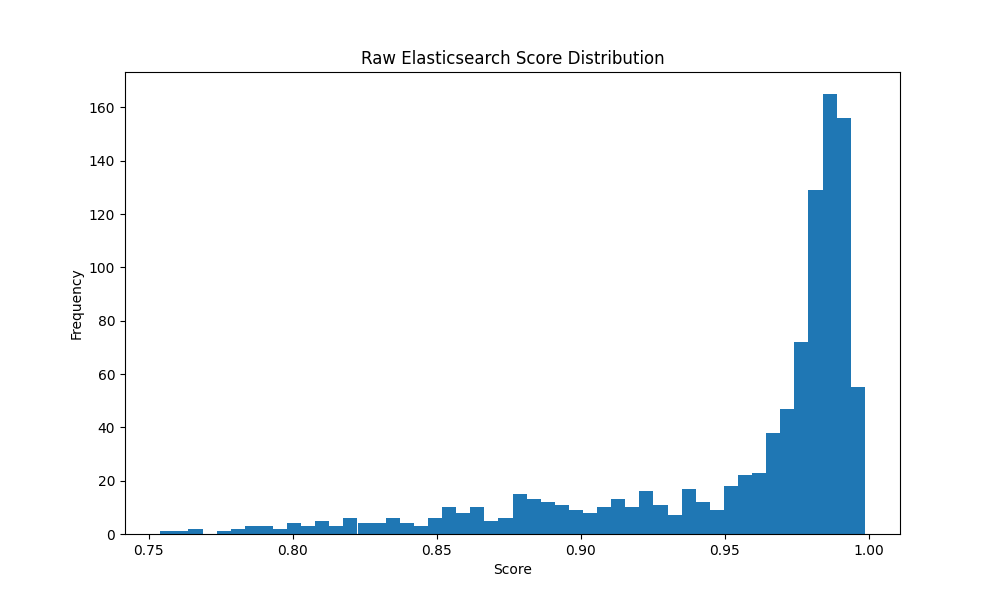
#> input picture testing/raw_score_distribution.png, 1000 x 600 px; its folder holds only this picture in this run
$ python -i augmentation.py   (imports and definitions only)
#> lines starting #> are read from the running program, lines starting #| are printed output that depends on the picture
import os
import random
import cv2
import numpy as np
from PIL import Image, ImageEnhance
import pandas as pd
from tqdm import tqdm


def augment_image(image_path, num_augmentations=2):
    """
    Create augmented versions of a single image and save them to the same folder

    Args:
        image_path: Path to the original image
        num_augmentations: Number of augmented versions to create

    Returns:
        List of paths to the newly created augmented images
    """
#> called with image_path = 'testing/raw_score_distribution.png', num_augmentations = 2
    # Read the image
    img = cv2.imread(image_path)
#> img is the input picture: shape (600, 1000, 3); mean B, G, R 248, 244.2, 238.6
    if img is None:
        print(f"Failed to read image: {image_path}")
        return []

    # Convert BGR to RGB
    img = cv2.cvtColor(img, cv2.COLOR_BGR2RGB)

    augmented_paths = []
    folder_path = os.path.dirname(image_path)
    filename = os.path.basename(image_path)
    name, ext = os.path.splitext(filename)

    # Define augmentation functions - simple transformations that preserve identity
    augmentations = [
        # Rotation (small angles)
        ("rotate_5", lambda img: rotate_image(img, angle=5)),
        ("rotate_neg5", lambda img: rotate_image(img, angle=-5)),

        # Horizontal flip
        ("flip_h", lambda img: cv2.flip(img, 1)),

        # Brightness changes
        ("bright_down", lambda img: adjust_brightness(img, factor=0.8)),
        ("bright_up", lambda img: adjust_brightness(img, factor=1.2)),

        # Contrast changes
        ("contrast_down", lambda img: adjust_contrast(img, factor=0.9)),
        ("contrast_up", lambda img: adjust_contrast(img, factor=1.1)),

        # Small crops
        ("crop_95", lambda img: crop_slight(img, ratio=0.95)),

        # Slight blur
        ("blur", lambda img: cv2.GaussianBlur(img, (3, 3), 0))
    ]

    # Randomly select augmentations
    selected_augmentations = random.sample(augmentations, min(num_augmentations, len(augmentations)))
#> selected_augmentations = 2 items

    for aug_name, aug_func in selected_augmentations:
        # Apply augmentation
        aug_img = aug_func(img.copy())

        # Create output filename
        out_path = os.path.join(folder_path, f"{name}_{aug_name}{ext}")

        # Convert back to BGR for OpenCV
        save_img = cv2.cvtColor(aug_img, cv2.COLOR_RGB2BGR)
        cv2.imwrite(out_path, save_img)
        augmented_paths.append(out_path)
#> this loop made 2 passes
#> aug_name on passes 1 to 2: 'contrast_up', 'blur'
#> pass 1, in adjust_contrast, `pil_img = enhancer.enhance(factor)`:
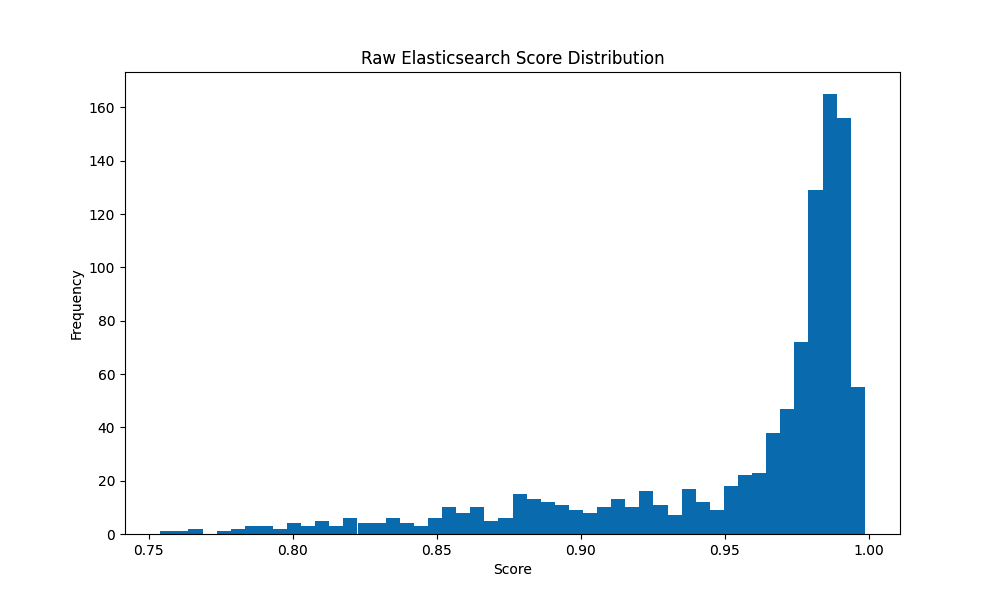
#> pil_img: PIL image 1000x600 RGB; mean R, G, B 237.2, 243.3, 247.5
#> after the loop, augmented_paths = 2 items
        # print(f"Created augmented image: {out_path}")

    return augmented_paths

# [13 lines left out: functions rotate_image, adjust_brightness, not called in this run]

def adjust_contrast(image, factor):
    """Adjust contrast using PIL"""
    pil_img = Image.fromarray(image)
    enhancer = ImageEnhance.Contrast(pil_img)
    pil_img = enhancer.enhance(factor)
    return np.array(pil_img)

# [70 lines left out: functions crop_slight, augment_single_image_people, not called in this run]


# Example usage:
# [13 lines not run here, left out]

>>> result = augment_image('testing/raw_score_distribution.png')
#> result = 2 items
